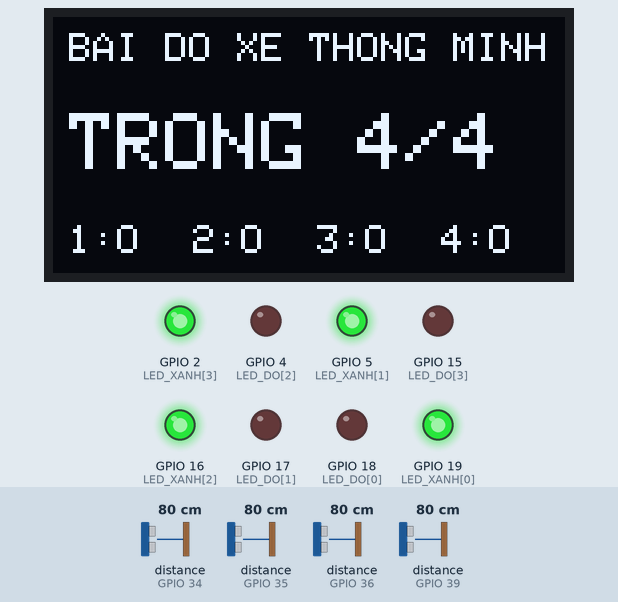
Simulated run of this sketch. Board: ESP32. On the bench: 128×64 one-colour display, output pins drawn as LEDs (lit = HIGH). Wiring (from diagram.json): 4 × ultrasonic range finder: trigger GPIO 25, echo GPIO 34 / trigger GPIO 26, echo GPIO 35 / trigger GPIO 27, echo GPIO 36 / trigger GPIO 14, echo GPIO 39. The test bench sets the inputs (shaded band); at power-on: distance to the obstacle (sensors on GPIO 34, GPIO 35, GPIO 36, GPIO 39) 80 cm. The echo pulse lasts 58.3 µs per cm; pins used as bus, display or sensor lines are not drawn; what the sketch prints to the serial monitor is not drawn.

Above: at 1.3 s.
1.4 s: distance to the obstacle (sensor on GPIO 34) set to 7 cm
2.9 s: distance to the obstacle (sensor on GPIO 34) set to 4 cm
At 3.16 s:
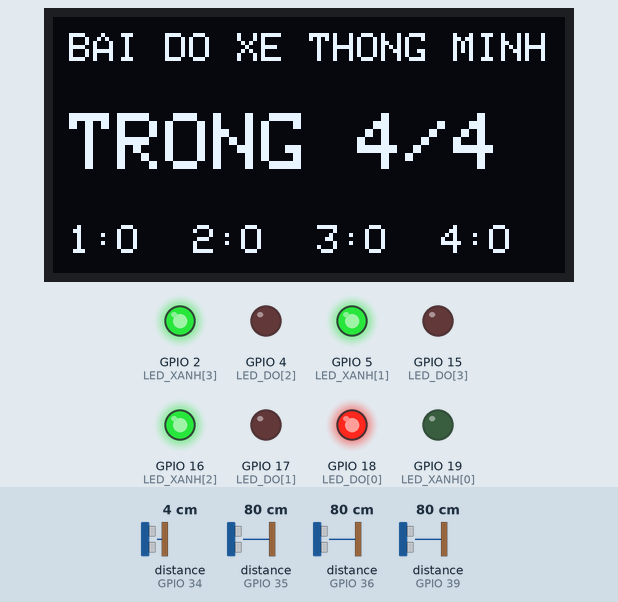
At 3.6 s:
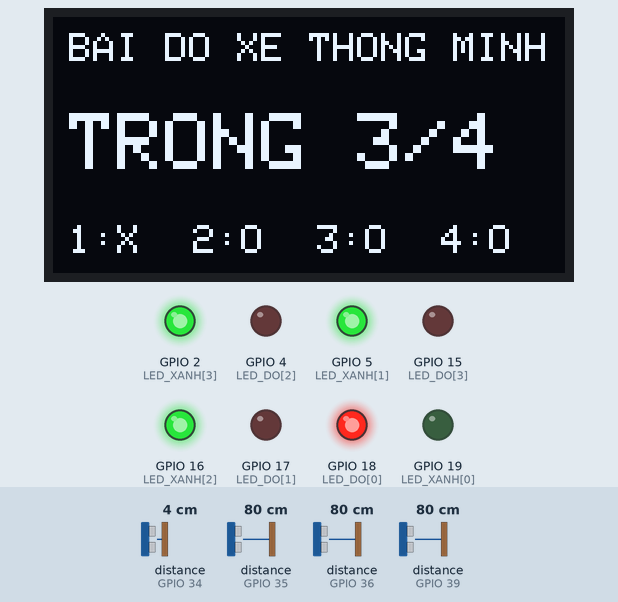
4.7 s: distance to the obstacle (sensor on GPIO 35) set to 7 cm
6.2 s: distance to the obstacle (sensor on GPIO 35) set to 4 cm
At 7.6 s:
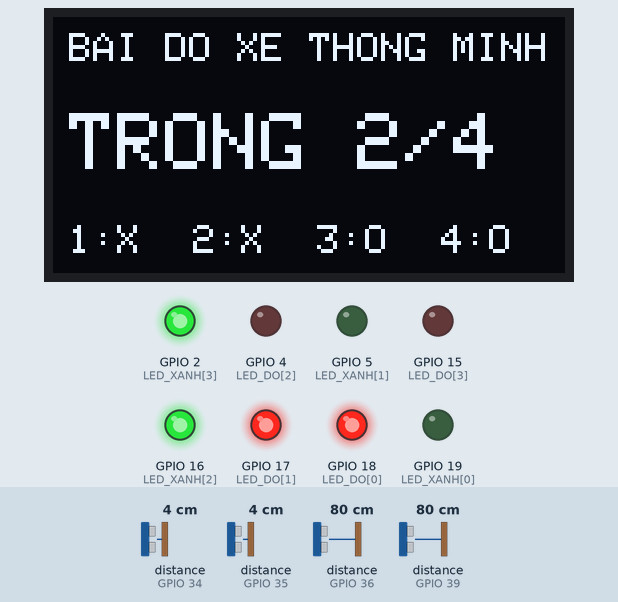
8.0 s: distance to the obstacle (sensor on GPIO 36) set to 7 cm
9.5 s: distance to the obstacle (sensor on GPIO 36) set to 4 cm
At 10.4 s:
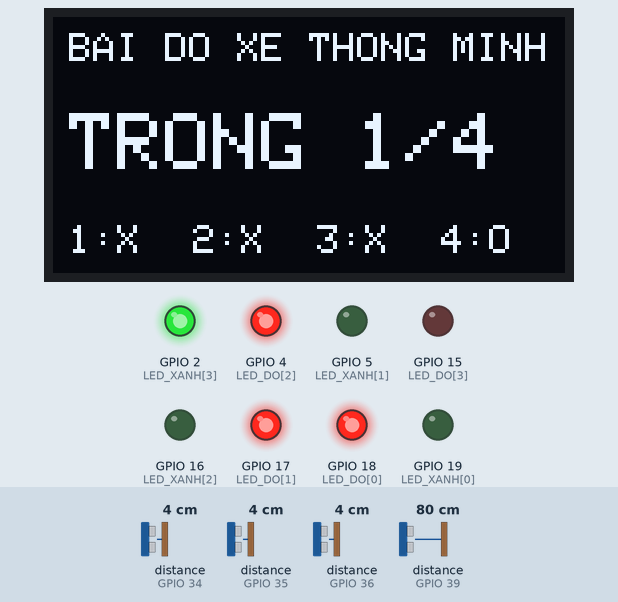
Timing chart, 0 to 12.2 s (numbered marks = the images above; inputs shaded):
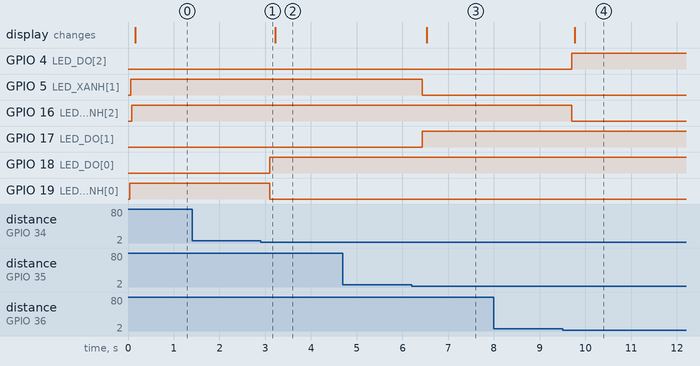

The sketch:

sketch.ino
```cpp
/*
 * ============================================================
 *  ESP32 SỐ 1 - CÁC Ô ĐỖ XE
 *  - 4 cảm biến siêu âm HC-SR04 phát hiện ô có xe / trống
 *  - LED xanh (trống) / đỏ (có xe) cho từng ô
 *  - OLED 128x64 hiển thị số chỗ trống
 *  - (tuỳ chọn) gửi trạng thái lên Raspberry Pi qua MQTT
 *
 *  MÔ PHỎNG TRÊN WOKWI: bấm vào cảm biến HC-SR04 khi đang chạy,
 *  kéo thanh trượt khoảng cách xuống dưới 6 cm = có xe trong ô.
 * ============================================================
 */
#include <WiFi.h>
#include <PubSubClient.h>
#include <Wire.h>
#include <Adafruit_GFX.h>
#include <Adafruit_SSD1306.h>

// ------------------ CẤU HÌNH ------------------
#define DUNG_MQTT 0          // 0: chạy độc lập (mô phỏng). 1: gửi trạng thái lên Pi

const char* WIFI_SSID = "Wokwi-GUEST";   // mạch thật: đổi thành tên WiFi
const char* WIFI_PASS = "";
const char* MQTT_HOST = "192.168.1.50";  // IP của Raspberry Pi
const uint16_t MQTT_PORT = 1883;
const char* MQTT_USER = "";              // để trống nếu broker cho phép ẩn danh
const char* MQTT_PASS = "";

// ------------------ CHÂN ------------------
const uint8_t SO_O = 4;
const uint8_t TRIG[SO_O]     = {25, 26, 27, 14};
const uint8_t ECHO[SO_O]     = {34, 35, 36, 39};   // 36 = VP, 39 = VN
const uint8_t LED_XANH[SO_O] = {19, 5, 16, 2};     // ô1..ô4 (16 = RX2)
const uint8_t LED_DO[SO_O]   = {18, 17, 4, 15};    // ô1..ô4 (17 = TX2)
// OLED: SDA = 21, SCL = 22

// ------------------ THÔNG SỐ ------------------
const float   NGUONG_CM = 6.0;        // nhỏ hơn => ô có xe
const uint8_t SO_LAN_XAC_NHAN = 3;    // chống nhiễu

Adafruit_SSD1306 oled(128, 64, &Wire, -1);
WiFiClient wifiClient;
PubSubClient mqtt(wifiClient);

bool coXe[SO_O] = {false};
uint8_t dem[SO_O] = {0};

// Đo khoảng cách (cm). Không có tín hiệu dội về => 999
float doKhoangCach(uint8_t trig, uint8_t echo) {
  digitalWrite(trig, LOW);
  delayMicroseconds(2);
  digitalWrite(trig, HIGH);
  delayMicroseconds(10);
  digitalWrite(trig, LOW);
  unsigned long t = pulseIn(echo, HIGH, 30000UL);
  if (t == 0) return 999;
  return t / 58.0;
}

uint8_t demTrong() {
  uint8_t n = 0;
  for (uint8_t i = 0; i < SO_O; i++) if (!coXe[i]) n++;
  return n;
}

void capNhatLED(uint8_t i) {
  digitalWrite(LED_XANH[i], coXe[i] ? LOW : HIGH);
  digitalWrite(LED_DO[i],   coXe[i] ? HIGH : LOW);
}

void veOLED() {
  uint8_t trong = demTrong();
  oled.clearDisplay();
  oled.setTextColor(SSD1306_WHITE);

  oled.setTextSize(1);
  oled.setCursor(4, 4);
  oled.print("BAI DO XE THONG MINH");

  oled.setTextSize(2);
  oled.setCursor(4, 24);
  if (trong == 0) {
    oled.print("HET CHO!");
  } else {
    oled.print("TRONG ");
    oled.print(trong);
    oled.print("/");
    oled.print(SO_O);
  }

  oled.setTextSize(1);
  for (uint8_t i = 0; i < SO_O; i++) {
    oled.setCursor(4 + i * 31, 52);
    oled.print(i + 1);
    oled.print(coXe[i] ? ":X" : ":O");
  }
  oled.display();
}

// ------------------ MQTT ------------------
void guiTrangThai() {
#if DUNG_MQTT
  if (!mqtt.connected()) return;   // kết nối lại sẽ gửi toàn bộ trạng thái
  char topic[24];
  for (uint8_t i = 0; i < SO_O; i++) {
    snprintf(topic, sizeof(topic), "baidoxe/o/%u", i + 1);
    mqtt.publish(topic, coXe[i] ? "1" : "0", true);   // retain: trạng thái
  }
  char so[4];
  snprintf(so, sizeof(so), "%u", demTrong());
  mqtt.publish("baidoxe/trong", so, true);
#endif
}

#if DUNG_MQTT
unsigned long lanThuCuoi = 0;
void giuKetNoi() {
  if (WiFi.status() != WL_CONNECTED) return;
  if (mqtt.connected()) { mqtt.loop(); return; }
  if (millis() - lanThuCuoi < 3000) return;
  lanThuCuoi = millis();
  bool ok = strlen(MQTT_USER)
              ? mqtt.connect("esp32-o-do", MQTT_USER, MQTT_PASS)
              : mqtt.connect("esp32-o-do");
  if (ok) {
    Serial.println("MQTT: da ket noi");
    guiTrangThai();
  } else {
    Serial.printf("MQTT: loi ket noi (%d), thu lai sau 3s\n", mqtt.state());
  }
}
#endif

// ------------------ SETUP & LOOP ------------------
void setup() {
  Serial.begin(115200);
  for (uint8_t i = 0; i < SO_O; i++) {
    pinMode(TRIG[i], OUTPUT);
    pinMode(ECHO[i], INPUT);
    pinMode(LED_XANH[i], OUTPUT);
    pinMode(LED_DO[i], OUTPUT);
  }

  Wire.begin(21, 22);
  if (!oled.begin(SSD1306_SWITCHCAPVCC, 0x3C)) {
    Serial.println("Khong tim thay OLED (kiem tra day SDA/SCL)");
  }

  // Đọc trạng thái ban đầu
  for (uint8_t i = 0; i < SO_O; i++) {
    coXe[i] = doKhoangCach(TRIG[i], ECHO[i]) < NGUONG_CM;
    capNhatLED(i);
    delay(20);
  }
  veOLED();
  Serial.println("ESP32 O DO: san sang");

#if DUNG_MQTT
  WiFi.begin(WIFI_SSID, WIFI_PASS);
  mqtt.setServer(MQTT_HOST, MQTT_PORT);
#endif
}

void loop() {
#if DUNG_MQTT
  giuKetNoi();
#endif

  bool thayDoi = false;
  for (uint8_t i = 0; i < SO_O; i++) {
    float d = doKhoangCach(TRIG[i], ECHO[i]);
    bool doc = d < NGUONG_CM;
    if (doc != coXe[i]) {
      if (++dem[i] >= SO_LAN_XAC_NHAN) {   // đọc giống nhau 3 lần mới đổi
        coXe[i] = doc;
        dem[i] = 0;
        capNhatLED(i);
        thayDoi = true;
        Serial.printf("O %u: %s (%.1f cm)\n", i + 1, coXe[i] ? "CO XE" : "TRONG", d);
      }
    } else {
      dem[i] = 0;
    }
    delay(20);   // tránh nhiễu sóng giữa các cảm biến
  }

  if (thayDoi) {
    veOLED();
    guiTrangThai();
  }
}
```

Measured:
- the behaviour switches between 6 and 5 cm on distance to the obstacle (sensor on GPIO 34) (found by bisection; images 0 and 1)
- the behaviour switches between 6 and 5 cm on distance to the obstacle (sensor on GPIO 35) (found by bisection; images 2 and 3)
- the behaviour switches between 6 and 5 cm on distance to the obstacle (sensor on GPIO 36) (found by bisection; images 3 and 4)
- after the input at 1.4 s, every drawn part: stays the same
- after the input at 2.9 s, GPIO 18 (LED_DO[0]): LOW → HIGH after 0.20 s; GPIO 19 (LED_XANH[0]): HIGH → LOW after 0.20 s
- after the input at 4.7 s, every drawn part: stays the same
- after the input at 6.2 s, GPIO 5 (LED_XANH[1]): HIGH → LOW after 0.23 s; GPIO 17 (LED_DO[1]): LOW → HIGH after 0.23 s; the display: changes after 0.33 s (image 3)
- after the input at 8.0 s, every drawn part: stays the same
- after the input at 9.5 s, GPIO 4 (LED_DO[2]): LOW → HIGH after 0.20 s; GPIO 16 (LED_XANH[2]): HIGH → LOW after 0.20 s; the display: changes after 0.27 s (image 4)
